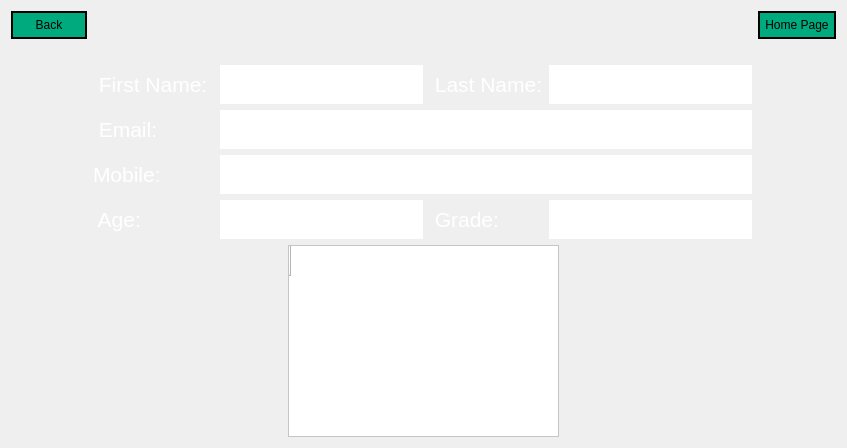
     <widget class="QWidget" name="page_8">
      <layout class="QGridLayout" name="gridLayout_10">
       <item row="2" column="0">
        <spacer name="horizontalSpacer_39">
         <property name="orientation">
          <enum>Qt::Horizontal</enum>
         </property>
         <property name="sizeHint" stdset="0">
          <size>
           <width>40</width>
           <height>20</height>
          </size>
         </property>
        </spacer>
       </item>
       <item row="2" column="1">
        <widget class="QTableWidget" name="tableWidget_stud1">
         <property name="styleSheet">
          <string notr="true">selection-background-color: rgb(0, 170, 127);
color: rgb(0, 0, 0);
background-color: rgb(255, 255, 255);
alternate-background-color: rgb(0, 170, 127);</string>
         </property>
         <property name="alternatingRowColors">
          <bool>true</bool>
         </property>
         <row>
          <property name="text">
           <string/>
          </property>
         </row>
        </widget>
       </item>
       <item row="2" column="2">
        <spacer name="horizontalSpacer_95">
         <property name="orientation">
          <enum>Qt::Horizontal</enum>
         </property>
         <property name="sizeHint" stdset="0">
          <size>
           <width>40</width>
           <height>20</height>
          </size>
         </property>
        </spacer>
       </item>
       <item row="0" column="0" colspan="3">
        <layout class="QGridLayout" name="gridLayout">
         <item row="2" column="8" colspan="2">
          <widget class="QLineEdit" name="lineEdit_output_lastname_stud">
           <property name="font">
            <font>
             <pointsize>16</pointsize>
            </font>
           </property>
           <property name="styleSheet">
            <string notr="true">color: rgb(255, 255, 255);

border-width: 1px;        
  border-style: solid;
border-color: rgb(255, 255, 255);
  border-radius: 20px;
  padding:5px;</string>
           </property>
          </widget>
         </item>
         <item row="1" column="4">
          <spacer name="horizontalSpacer_38">
           <property name="orientation">
            <enum>Qt::Horizontal</enum>
           </property>
           <property name="sizeHint" stdset="0">
            <size>
             <width>40</width>
             <height>20</height>
            </size>
           </property>
          </spacer>
         </item>
         <item row="1" column="9">
          <spacer name="horizontalSpacer_2">
           <property name="orientation">
            <enum>Qt::Horizontal</enum>
           </property>
           <property name="sizeHint" stdset="0">
            <size>
             <width>40</width>
             <height>20</height>
            </size>
           </property>
          </spacer>
         </item>
         <item row="1" column="8">
          <spacer name="horizontalSpacer_29">
           <property name="orientation">
            <enum>Qt::Horizontal</enum>
           </property>
           <property name="sizeHint" stdset="0">
            <size>
             <width>40</width>
             <height>20</height>
            </size>
           </property>
          </spacer>
         </item>
         <item row="0" column="2">
          <widget class="QPushButton" name="pushButton_4">
           <property name="minimumSize">
            <size>
             <width>76</width>
             <height>0</height>
            </size>
           </property>
           <property name="styleSheet">
            <string notr="true">color: rgb(0, 0, 0);
background-color: rgb(0, 170, 127);
border-width: 2px;        
  border-style: solid;
  border-radius: 15px;
  padding:5px;</string>
           </property>
           <property name="text">
            <string>Back</string>
           </property>
          </widget>
         </item>
         <item row="2" column="3">
          <widget class="QLabel" name="label_14">
           <property name="font">
            <font>
             <pointsize>16</pointsize>
            </font>
           </property>
           <property name="styleSheet">
            <string notr="true">color: rgb(255, 255, 255);</string>
           </property>
           <property name="text">
            <string> First Name: </string>
           </property>
          </widget>
         </item>
         <item row="1" column="7">
          <spacer name="horizontalSpacer_75">
           <property name="orientation">
            <enum>Qt::Horizontal</enum>
           </property>
           <property name="sizeHint" stdset="0">
            <size>
             <width>40</width>
             <height>20</height>
            </size>
           </property>
          </spacer>
         </item>
         <item row="2" column="4" colspan="3">
          <widget class="QLineEdit" name="lineEdit_output_firstname_stud">
           <property name="minimumSize">
            <size>
             <width>180</width>
             <height>0</height>
            </size>
           </property>
           <property name="font">
            <font>
             <pointsize>16</pointsize>
            </font>
           </property>
           <property name="styleSheet">
            <string notr="true">color: rgb(255, 255, 255);

border-width: 1px;        
  border-style: solid;
border-color: rgb(255, 255, 255);
  border-radius: 20px;
  padding:5px;</string>
           </property>
          </widget>
         </item>
         <item row="3" column="3">
          <widget class="QLabel" name="label_16">
           <property name="font">
            <font>
             <pointsize>16</pointsize>
            </font>
           </property>
           <property name="styleSheet">
            <string notr="true">
color: rgb(255, 255, 255);</string>
           </property>
           <property name="text">
            <string> Email: </string>
           </property>
          </widget>
         </item>
         <item row="2" column="7">
          <widget class="QLabel" name="label_15">
           <property name="font">
            <font>
             <pointsize>16</pointsize>
            </font>
           </property>
           <property name="styleSheet">
            <string notr="true">color: rgb(255, 255, 255);</string>
           </property>
           <property name="text">
            <string> Last Name:</string>
           </property>
          </widget>
         </item>
         <item row="4" column="3">
          <widget class="QLabel" name="label_18">
           <property name="font">
            <font>
             <pointsize>16</pointsize>
            </font>
           </property>
           <property name="styleSheet">
            <string notr="true">color: rgb(255, 255, 255);</string>
           </property>
           <property name="text">
            <string>Mobile: </string>
           </property>
          </widget>
         </item>
         <item row="0" column="10">
          <widget class="QPushButton" name="pushButton_5">
           <property name="styleSheet">
            <string notr="true">color: rgb(0, 0, 0);
background-color: rgb(0, 170, 127);
border-width: 2px;        
  border-style: solid;
  border-radius: 15px;
  padding:5px;</string>
           </property>
           <property name="text">
            <string>Home Page</string>
           </property>
          </widget>
         </item>
         <item row="1" column="3">
          <spacer name="horizontalSpacer_31">
           <property name="orientation">
            <enum>Qt::Horizontal</enum>
           </property>
           <property name="sizeHint" stdset="0">
            <size>
             <width>40</width>
             <height>20</height>
            </size>
           </property>
          </spacer>
         </item>
         <item row="5" column="3">
          <widget class="QLabel" name="label_19">
           <property name="font">
            <font>
             <pointsize>16</pointsize>
            </font>
           </property>
           <property name="styleSheet">
            <string notr="true">color: rgb(255, 255, 255);</string>
           </property>
           <property name="text">
            <string> Age: </string>
           </property>
          </widget>
         </item>
         <item row="5" column="7">
          <widget class="QLabel" name="label_17">
           <property name="font">
            <font>
             <pointsize>16</pointsize>
            </font>
           </property>
           <property name="styleSheet">
            <string notr="true">color: rgb(255, 255, 255);</string>
           </property>
           <property name="text">
            <string> Grade: </string>
           </property>
          </widget>
         </item>
         <item row="5" column="8" colspan="2">
          <widget class="QLineEdit" name="lineEdit_output_grade_stud">
           <property name="sizePolicy">
            <sizepolicy hsizetype="Expanding" vsizetype="Fixed">
             <horstretch>0</horstretch>
             <verstretch>0</verstretch>
            </sizepolicy>
           </property>
           <property name="minimumSize">
            <size>
             <width>0</width>
             <height>0</height>
            </size>
           </property>
           <property name="maximumSize">
            <size>
             <width>16777215</width>
             <height>16777215</height>
            </size>
           </property>
           <property name="font">
            <font>
             <pointsize>16</pointsize>
            </font>
           </property>
           <property name="styleSheet">
            <string notr="true">color: rgb(255, 255, 255);

border-width: 1px;        
  border-style: solid;
border-color: rgb(255, 255, 255);
  border-radius: 20px;
  padding:5px;</string>
           </property>
          </widget>
         </item>
         <item row="5" column="4" colspan="3">
          <widget class="QLineEdit" name="lineEdit_output_age_stud">
           <property name="sizePolicy">
            <sizepolicy hsizetype="Expanding" vsizetype="Fixed">
             <horstretch>0</horstretch>
             <verstretch>0</verstretch>
            </sizepolicy>
           </property>
           <property name="maximumSize">
            <size>
             <width>16777215</width>
             <height>16777215</height>
            </size>
           </property>
           <property name="font">
            <font>
             <pointsize>16</pointsize>
            </font>
           </property>
           <property name="styleSheet">
            <string notr="true">color: rgb(255, 255, 255);

border-width: 1px;        
  border-style: solid;
border-color: rgb(255, 255, 255);
  border-radius: 20px;
  padding:5px;</string>
           </property>
          </widget>
         </item>
         <item row="4" column="4" colspan="6">
          <widget class="QLineEdit" name="lineEdit_output_mobile_stud">
           <property name="font">
            <font>
             <pointsize>16</pointsize>
            </font>
           </property>
           <property name="styleSheet">
            <string notr="true">color: rgb(255, 255, 255);

border-width: 1px;        
  border-style: solid;
border-color: rgb(255, 255, 255);
  border-radius: 20px;
  padding:5px;</string>
           </property>
          </widget>
         </item>
         <item row="3" column="4" colspan="6">
          <widget class="QLineEdit" name="lineEdit_output_email_stud">
           <property name="font">
            <font>
             <pointsize>16</pointsize>
            </font>
           </property>
           <property name="styleSheet">
            <string notr="true">color: rgb(255, 255, 255);

border-width: 1px;        
  border-style: solid;
border-color: rgb(255, 255, 255);
  border-radius: 20px;
  padding:5px;</string>
           </property>
          </widget>
         </item>
         <item row="1" column="5">
          <spacer name="horizontalSpacer_74">
           <property name="orientation">
            <enum>Qt::Horizontal</enum>
           </property>
           <property name="sizeHint" stdset="0">
            <size>
             <width>40</width>
             <height>20</height>
            </size>
           </property>
          </spacer>
         </item>
         <item row="0" column="5" colspan="3">
          <widget class="QLabel" name="label_13">
           <property name="maximumSize">
            <size>
             <width>200</width>
             <height>50</height>
            </size>
           </property>
           <property name="text">
            <string/>
           </property>
           <property name="pixmap">
            <pixmap resource="resources.qrc">:/img/img/333.png</pixmap>
           </property>
           <property name="scaledContents">
            <bool>true</bool>
           </property>
          </widget>
         </item>
        </layout>
       </item>
      </layout>
     </widget>
